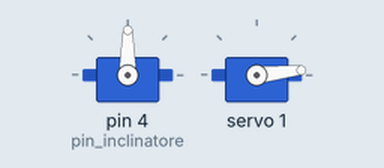
Bench run of a sketch on a simulated Arduino Uno, built with avr-gcc and run on an emulated ATmega328P. On the bench: 2 × servo.

Above: at 0.15 s.
At 2.85 s:
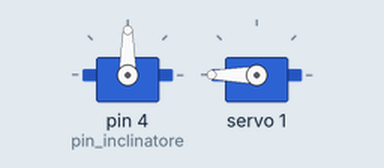
At 5.6 s:
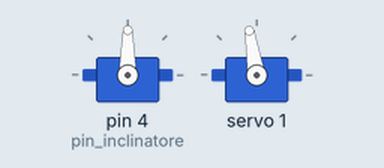
Timing chart, 0 to 7.3 s (numbered marks = the images above):
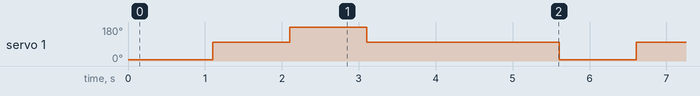

The sketch:

Servo_v1.ino
```cpp
/*
  COLLEGAMENTO DRIVER:
  GND --> GND
  OE  --> PIN DIGITALE  (interrupt)
  SCL --> SCL
  SDA --> SDA
  VCC --> 5V

  COLLEGAMENTO SERVO:
  PWM --> PIN DIGITALE
  VCC --> ALIMENTAZIONE
  GND --> GND
*/

#include <Adafruit_PWMServoDriver.h>
#include <Servo.h>
#include <Wire.h>

Adafruit_PWMServoDriver servo = Adafruit_PWMServoDriver(); //dichiaro oggetto driver
Servo servo_inclinatore;                                   //servo piccolo diverso (non attaccato a driver perché usa meno corrente)

//Direzione per servo sbloccato
#define orario 150
#define fermo 385
#define antiorario 650

//Angoli per servo normali
#define chiuso 150  //0
#define retto 385   //90
#define aperto 650  //180

#define ferma_servo 2      //interrompi corrente

#define pin_inclinatore 4  //pin servo piccolo che inclina blocchi
#define servo_L 0          //pos servo sbloccato che raccoglie blocchi
#define servo_ruota 1      //pos servo che sposta blocchi
#define servo_bodyguard 2  //pos servo che contiene blocchi

#define kfcaperto 5        //fine corsa per L aperta
#define kfcchiuso 6        //fine corsa per L chiusa

long t0 = 0;

void interrompi() {        //ferma tutti i servo se scaduto tempo
  if (millis() > 208000) {
    digitalWrite(ferma_servo, HIGH);
  }
}

void setup() {

  Serial.begin(9600);

  servo.begin();
  servo.setPWMFreq(60);  //da 24 a 1600

  servo_inclinatore.attach(pin_inclinatore);

  pinMode(kfcchiuso, INPUT);
  pinMode(kfcaperto, INPUT);
  pinMode(ferma_servo, OUTPUT);

  delay(100);
}

void apri_L() {

  digitalWrite(ferma_servo, LOW);           //attiva corrente

  while (digitalRead(kfcaperto) == LOW) {   //finché non arrivi in fondo apri L
    servo.setPWM(servo_L, 0, antiorario);
  }

  servo.setPWM(servo_L, 0, fermo);          //ferma il servo sbloccato

  digitalWrite(ferma_servo, HIGH);          //blocca corrente
}

void chiudi_L(int posizione = 1) {

  digitalWrite(ferma_servo, LOW);           //attiva corrente

  if (posizione == 0) {                     //posizione = 0 se fino in fondo

    while (digitalRead(kfcchiuso) == LOW) { //finché non arrivi in fondo chiudi L
      servo.setPWM(servo_L, 0, orario);
    }

    servo.setPWM(servo_L, 0, fermo);        //ferma il servo sbloccato

  } else {                                  //posizione = 1 se lasci blocco esternamente

    t0 = millis();

    while (millis()-t0 <= 2500) {           //tempo (stima) per raggiungere posizione
      servo.setPWM(servo_L, 0, orario);
    }

    servo.setPWM(servo_L, 0, fermo);        //ferma il servo sbloccato

  }

  digitalWrite(ferma_servo, HIGH);          //blocca corrente
}

void loop() {

  digitalWrite(ferma_servo, LOW);

  servo.setPWM(servo_ruota, 0, chiuso);
  delay(1000);
  servo.setPWM(servo_ruota, 0, retto);
  delay(1000);
  servo.setPWM(servo_ruota, 0, aperto);
  delay(1000);
  servo.setPWM(servo_ruota, 0, retto);
  delay(2500);

  digitalWrite(ferma_servo, HIGH);
}
```

Measured:
- by itself, servo 1: repeats every 5.5 s: 180° 1.0 s, 99° 2.5 s, 6° 1.0 s, 99° 1.0 s
